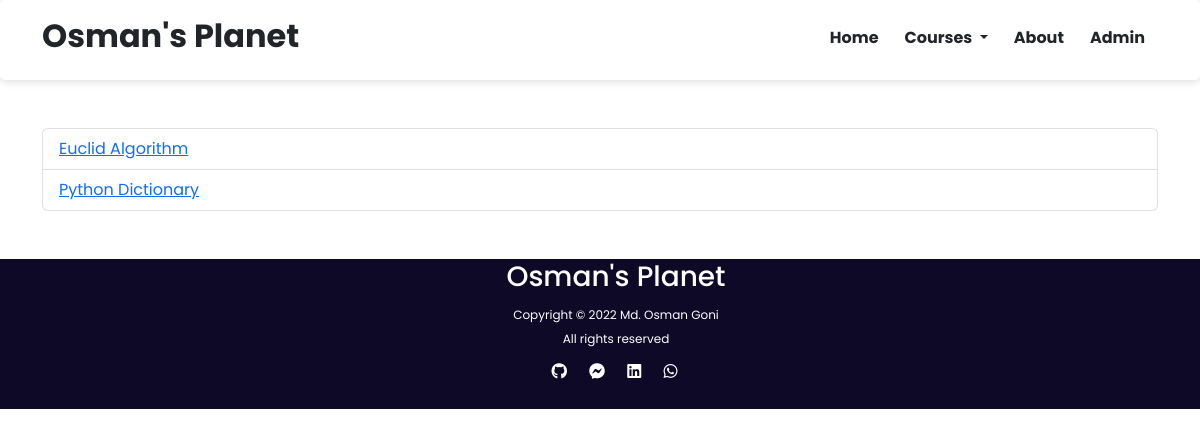
The page /all-posts/ on the database as committed earlier.
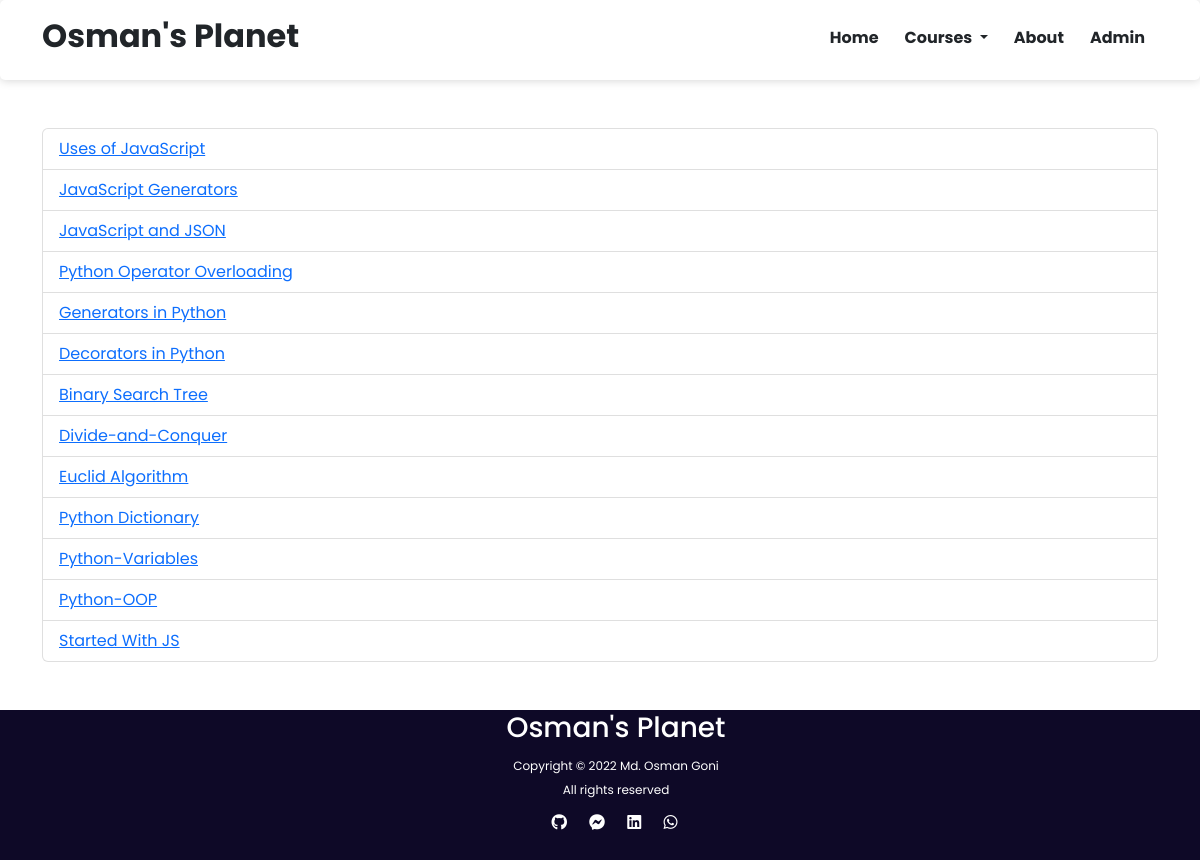
The same page on the database as committed later.
### blog/models.py (models this page shows, shortened)
class Post(models.Model):
  post_id = models.AutoField(primary_key=True)
  title = models.CharField(max_length=200)
  content = HTMLField()
  url = models.CharField(max_length=100)
  cat = models.ForeignKey(Category, on_delete=models.CASCADE)
  created_on = models.DateTimeField(auto_now_add=True)
  class Meta:
    ordering = ['-created_on']

### blog/views.py (the view)
# urls.py: path('all-posts/', allPosts),
def allPosts(request):
  posts = Post.objects.all()
  categories = Category.objects.all()
  data = {
    'posts':posts,
    'categories': categories,
  }
  return render(request, 'allPosts.html', data)

### templates/allPosts.html (shortened to what this page needs)
{% extends 'base.html' %}
{% block content %}
<ul class="list-group mt-5 post-list">
  {% for pst in posts %}
    <li class="list-group-item d-flex justify-content-between align-items-center">
      <a href="/post/{{pst.url}}">{{pst.title}}</a>
    </li>
  {% endfor %}
</ul>
{% endblock content %}

### templates/base.html (shortened to what this page needs)
{% load static %}
<!DOCTYPE html>
<html lang="en">
<head>
  <link href="https://cdn.jsdelivr.net/npm/bootstrap@5.2.0-beta1/dist/css/bootstrap.min.css" rel="stylesheet">
  <link rel="stylesheet" href="{% static 'css/style.css' %}">
</head>
<body class="">
  {% include 'header.html' %}
  <div class="container">
    {% block content %}
    {% endblock content %}
  </div>
  {% include 'footer.html' %}
</body>
</html>

### templates/header.html (shortened to what this page needs)
<header>
  <nav class="container">
    <h2 class="fw-bold">Osman's Planet</h2>
    <ul>
      <li><a href="/" class="btn btn-default fw-bold">Home</a></li>
      <div class="dropdown">
        <button class="btn btn-default dropdown-toggle fw-bold" type="button" id="dropdownMenuButton1" data-bs-toggle="dropdown" aria-expanded="false">
          Courses
        </button>
      </div>
      <li><a href="/about/" class="btn btn-default fw-bold">About</a></li>
      <li><a href="/admin" class="btn btn-default fw-bold">Admin</a></li>
    </ul>
  </nav>
</header>

### templates/footer.html
<footer id="last-part" class="mt-5">
  <ul>
    <li>
      <h3>Osman's Planet</h3>
    </li>
    <li>
      <small>Copyright &copy; 2022 Md. Osman Goni</small>
    </li>
    <li>
      <small>All rights reserved</small>
    </li>
    <li id="social-media">
      <a href="https://github.com/osman-goni-cse"><i class="fab fa-github"></i></a>
      <a href=""><i class="fab fa-facebook-messenger"></i></a>
      <a href="https://www.linkedin.com/in/osman-goni-swe/"><i class="fab fa-linkedin"></i></a>
      <a href=""><i class="fab fa-whatsapp"></i></a>
    </li>
  </ul>
</footer>

### blog/static/css/style.css (style rules this page uses)
* { margin: 0; padding: 0; box-sizing: border-box; }
body { font-family: 'Poppins', sans-serif; }
header { position: sticky; top: 0; background-color: #fff; border-radius: 5px; z-index: 100; box-shadow: 0px 0.5px 10px lightgrey; }
nav { display: flex; height: 80px; justify-content: space-between; align-items: center; }
nav ul { display: flex; margin-top: 12px; }
nav ul li { list-style: none; }
nav ul li a { text-decoration: none; padding: 10px; }
.post-list { position: sticky; top: 90px; }
#last-part { height: 150px; background-color: #0e0927; color: white; display: flex; justify-content: center; align-items: center; bottom: 0; width: 100%; }
#social-media { display: flex; justify-content: space-between; width: 126px; height: 32px; margin-left: 45px; margin-top: 10px; }
footer ul li { list-style: none; text-align: center; }
footer ul li small { font-size: 12px; }
footer ul li a { color: white; }

Rows that differ between the two databases and show on the page:
added Post: title "Uses of JavaScript"
added Post: title "JavaScript Generators"
added Post: title "JavaScript and JSON"
added Post: title "Python Operator Overloading"
added Post: title "Generators in Python"
added Post: title "Decorators in Python"
added Post: title "Binary Search Tree"
added Post: title "Divide-and-Conquer"
added Post: title "Python-Variables"
added Post: title "Python-OOP"
added Post: title "Started With JS"
